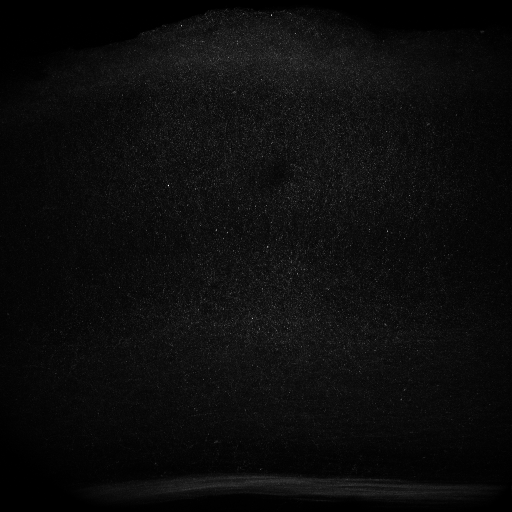
%> input picture scripts/slices/5213_V1.tif, 512 x 512 px
$ octave analyzeSlices.m   (GNU Octave 9; MATLAB toolbox functions it lacks are replaced by stand-ins)
%> lines starting %> are read from the running program, lines starting %| are printed output that depends on the picture
filename = '5213_V1.tif';
img = imread(['slices/' filename]);
%> img is the input picture: size 512x512 uint16; min 32773, max 37261, mean 33001.1

% mark ROI
% figure; imagesc(img)
% A = getrect(gcf);

ROI = imread(['slices/' filename],'PixelRegion',{[25,500],[200,300]});

figure; imagesc(ROI)
%> after `imagesc(ROI)`:
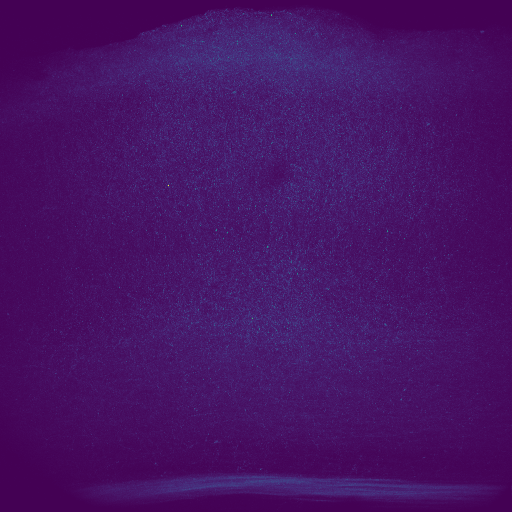
%> displayed picture: size 512x512x3, on the screen's scale of 0 to 255; mean R, G, B 70.7, 18.9, 101.1

mean_val = mean(ROI,2);
%> mean_val = 512 values, max 33145.7 at index 486, min 32776.5 at index 1, mean 33001.1
mean_val_norm = (mean_val - min(mean_val))/(max(mean_val)-min(mean_val));
%> mean_val_norm = 512 values, max 1 at index 486, min 0 at index 1, mean 0.608

figure; plot(wrev(mean_val_norm),(1:length(mean_val))*2);
%> after `plot(wrev(mean_val_norm),(1:length(mean_val))*2)`:
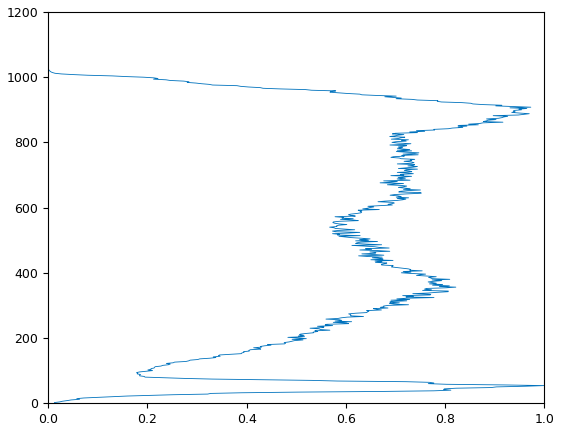
%> figure redrawn from the program's plot data
